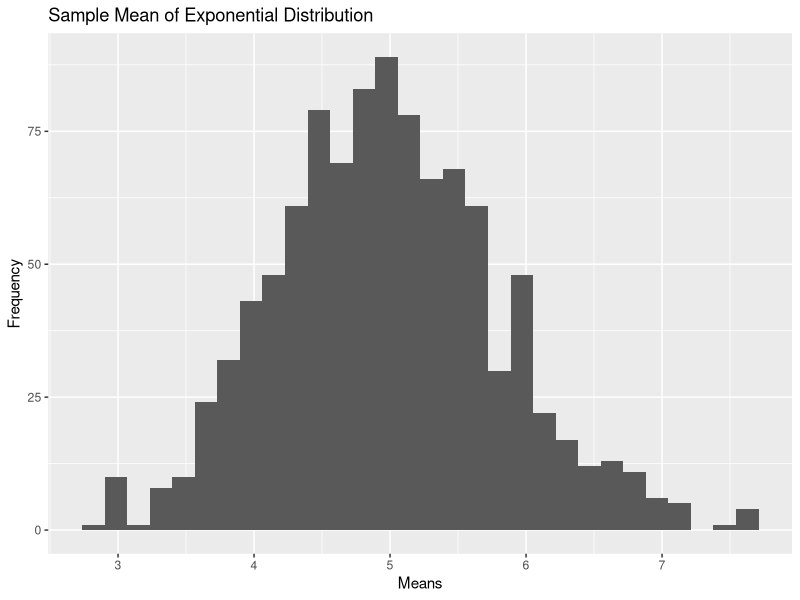
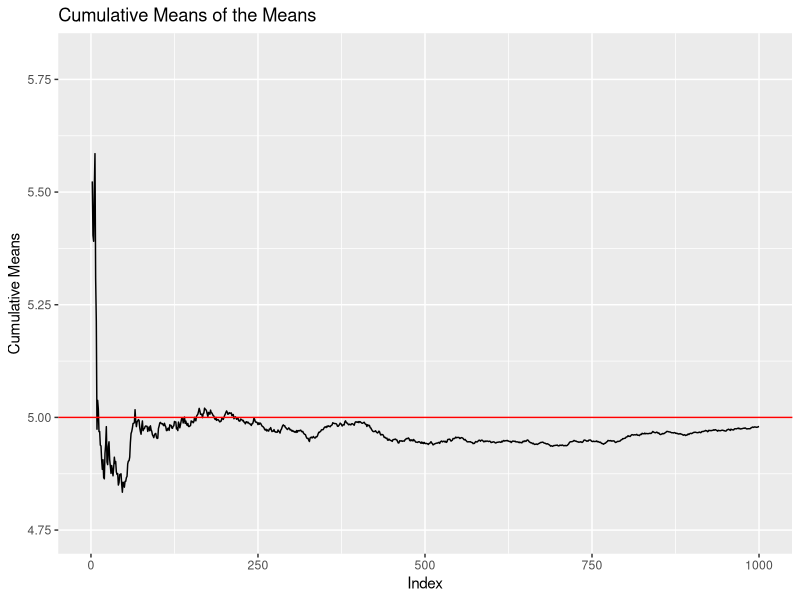
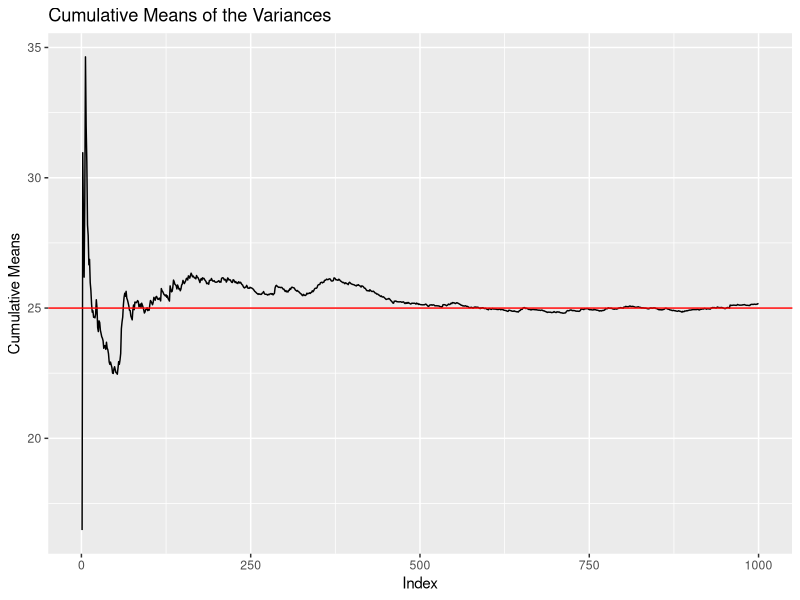
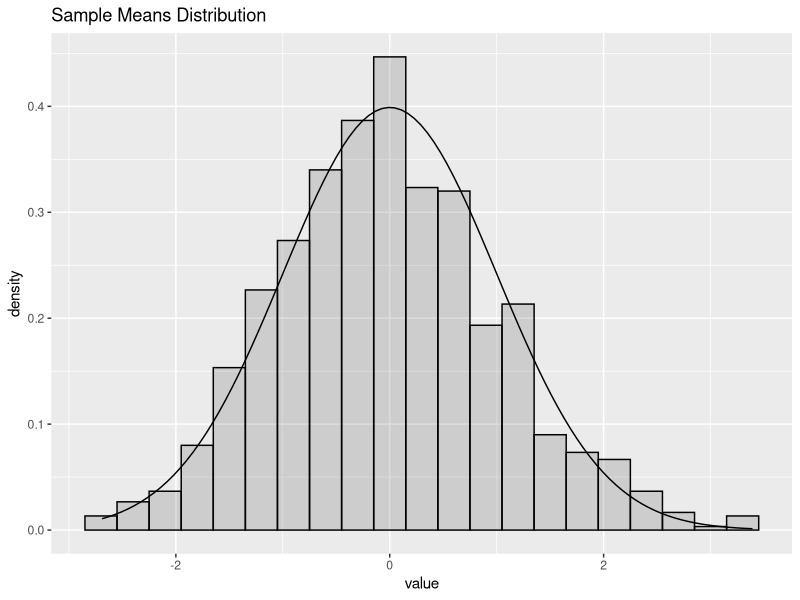

These charts were generated, in order, by the following R code:
## ---- chunk 1
library('ggplot2')
lambda <- 0.2
n <- 40
trials <- 1000
m <- matrix(rexp(n * trials, lambda), trials, n)
means <- rowMeans(m)
## ---- chunk 2
library('ggplot2')
qplot(means, geom='histogram', main='Sample Mean of Exponential Distribution',
      ylab='Frequency', xlab='Means')
## ---- chunk 3
mean(means)
## ---- chunk 4
cum_means <- data.frame(x=1:trials, y=cumsum(means) / (1:trials))
# Create the cumulative means plot
ggplot(cum_means, aes(x=x, y=y)) + geom_line() + ylim(c(4.75, 5.8)) +
  ggtitle('Cumulative Means of the Means') + ylab('Cumulative Means') + xlab('Index') + 
  geom_abline(slope=0, intercept=5, color='red')
## ---- chunk 5
variances <- apply(m, 1, var)
mean(variances)
## ---- chunk 6
cum_vars <- data.frame(x=1:trials, y=cumsum(variances) / (1:trials))
# Create the cumulative means plot
ggplot(cum_vars, aes(x=x, y=y)) + geom_line() +
  ggtitle('Cumulative Means of the Variances') + ylab('Cumulative Means') + xlab('Index') + 
  geom_abline(slope=0, intercept=25, color='red')
## ---- chunk 7
adj_means <- (means - 5) / (5 / sqrt(n))
ggplot(data.frame(value=adj_means), aes(x=value)) +
  geom_histogram(alpha = .20, binwidth=.3, colour = "black", aes(y = ..density..)) + 
  stat_function(fun=dnorm) + ggtitle('Sample Means Distribution')
